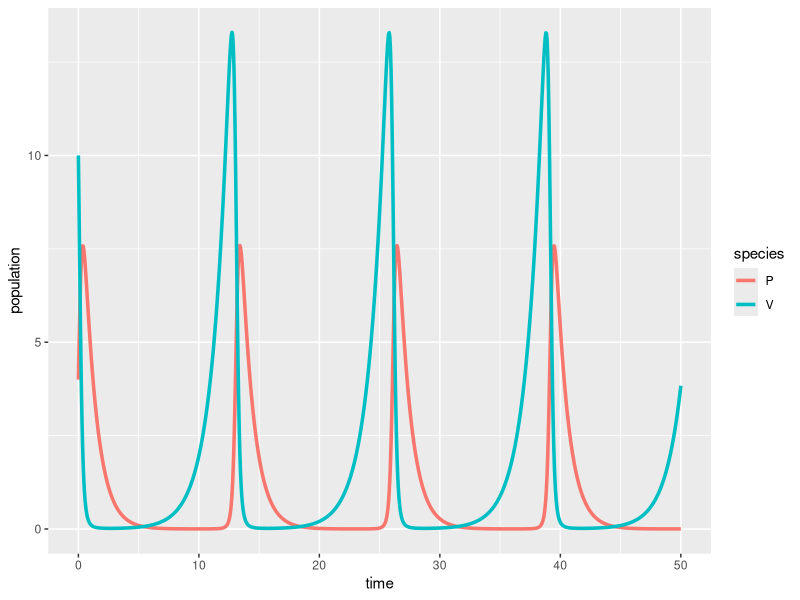

The R script that drew this image:
## ---- chunk 1
#| message: false
#| warning: false
# load libraries ----
library(tidyverse)
library(deSolve)
library(kableExtra)
## ---- chunk 2
# Create a sequence of times (days) ----
time <- seq(from = 0, to = 50, by = 0.05)

# Set some parameter values (these can change - keep it in mind) ----
parameters <- c(r = .75, alpha = 0.8, beta = 0.5, q = 1)

# Set the initial condition (prey and predator populations at t = 0) ----
# Recall: V = prey, P = predator
init_cond <- c(V = 10, P = 4)

# Prepare the series of differential equations as a function ----
lv_equations <- function(time, init_cond, parameters) {
  with(as.list(c(init_cond, parameters)), {
    dVdt = r * V - alpha * V * P
    dPdt = beta * V * P - q * P
    
    return(list(c(dVdt, dPdt)))
    
  })
}

# Find the approximate the solution using `deSolve::ode()` ----
library(deSolve)

approx_lv <- ode(y = init_cond, times = time, func = lv_equations, parms = parameters)

# Check the class ----
class(approx_lv)

# We really want this to be a data frame, AND we want both prey (V) and predator (P) to be in the same column -- we'll learn why in EDS 221 (tidy data) ----
library(tidyverse)
approx_lk_df <- data.frame(approx_lv) |> 
  pivot_longer(cols = c(V, P), names_to = "species", values_to = "population")

# Plot it ----
ggplot(data = approx_lk_df, aes(x = time, y = population)) +
  geom_line(aes(color = species), linewidth = 1.2)
